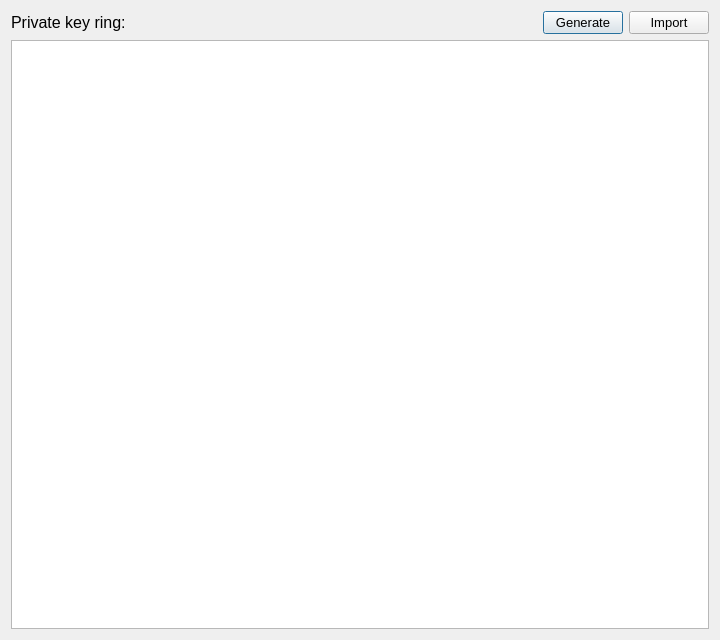
<?xml version="1.0" encoding="UTF-8"?>
<ui version="4.0">
 <class>Dialog</class>
 <widget class="QDialog" name="Dialog">
  <property name="geometry">
   <rect>
    <x>0</x>
    <y>0</y>
    <width>720</width>
    <height>640</height>
   </rect>
  </property>
  <property name="windowTitle">
   <string>Key ring management</string>
  </property>
  <layout class="QVBoxLayout" name="verticalLayout">
   <item>
    <layout class="QHBoxLayout" name="horizontalLayout">
     <item>
      <widget class="QLabel" name="label">
       <property name="sizePolicy">
        <sizepolicy hsizetype="Minimum" vsizetype="Fixed">
         <horstretch>0</horstretch>
         <verstretch>0</verstretch>
        </sizepolicy>
       </property>
       <property name="font">
        <font>
         <pointsize>12</pointsize>
        </font>
       </property>
       <property name="text">
        <string>Private key ring:</string>
       </property>
      </widget>
     </item>
     <item>
      <spacer name="horizontalSpacer_2">
       <property name="orientation">
        <enum>Qt::Horizontal</enum>
       </property>
       <property name="sizeType">
        <enum>QSizePolicy::Expanding</enum>
       </property>
       <property name="sizeHint" stdset="0">
        <size>
         <width>100</width>
         <height>20</height>
        </size>
       </property>
      </spacer>
     </item>
     <item>
      <widget class="QPushButton" name="btnGenerate">
       <property name="sizePolicy">
        <sizepolicy hsizetype="Minimum" vsizetype="Fixed">
         <horstretch>0</horstretch>
         <verstretch>0</verstretch>
        </sizepolicy>
       </property>
       <property name="font">
        <font>
         <pointsize>10</pointsize>
        </font>
       </property>
       <property name="text">
        <string>Generate</string>
       </property>
      </widget>
     </item>
     <item>
      <widget class="QPushButton" name="btnImport">
       <property name="font">
        <font>
         <pointsize>10</pointsize>
        </font>
       </property>
       <property name="text">
        <string>Import</string>
       </property>
      </widget>
     </item>
    </layout>
   </item>
   <item>
    <widget class="QTableView" name="tableView">
     <property name="minimumSize">
      <size>
       <width>0</width>
       <height>240</height>
      </size>
     </property>
     <property name="editTriggers">
      <set>QAbstractItemView::NoEditTriggers</set>
     </property>
     <property name="showDropIndicator" stdset="0">
      <bool>false</bool>
     </property>
     <property name="dragDropOverwriteMode">
      <bool>false</bool>
     </property>
     <property name="selectionMode">
      <enum>QAbstractItemView::SingleSelection</enum>
     </property>
     <property name="selectionBehavior">
      <enum>QAbstractItemView::SelectRows</enum>
     </property>
     <property name="verticalScrollMode">
      <enum>QAbstractItemView::ScrollPerPixel</enum>
     </property>
     <property name="horizontalScrollMode">
      <enum>QAbstractItemView::ScrollPerPixel</enum>
     </property>
     <property name="wordWrap">
      <bool>false</bool>
     </property>
     <property name="cornerButtonEnabled">
      <bool>false</bool>
     </property>
     <attribute name="horizontalHeaderStretchLastSection">
      <bool>true</bool>
     </attribute>
     <attribute name="verticalHeaderVisible">
      <bool>false</bool>
     </attribute>
    </widget>
   </item>
  </layout>
 </widget>
 <resources/>
 <connections/>
</ui>
